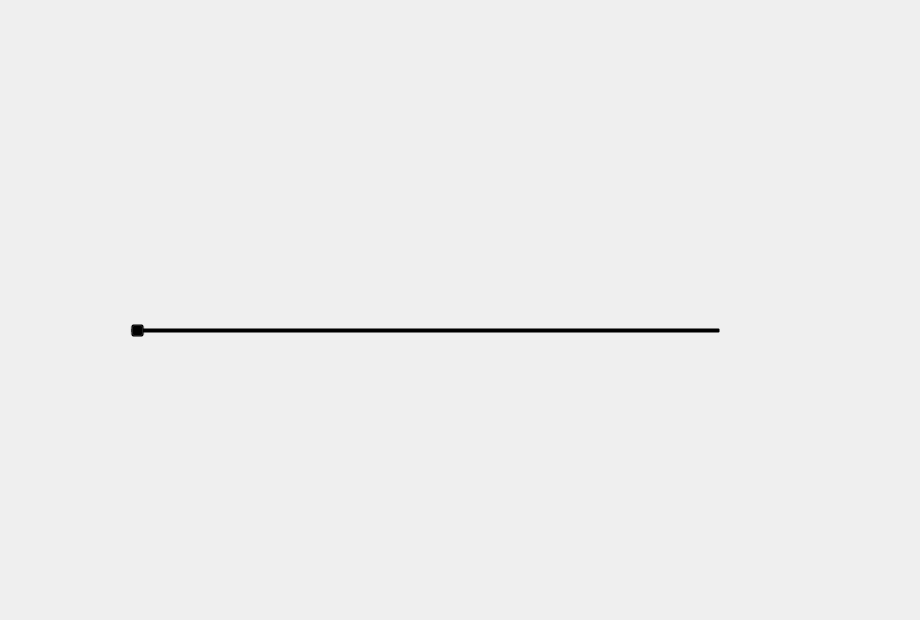
<?xml version="1.0" encoding="UTF-8"?>
<ui version="4.0">
 <class>MainWindow</class>
 <widget class="QMainWindow" name="MainWindow">
  <property name="geometry">
   <rect>
    <x>0</x>
    <y>0</y>
    <width>920</width>
    <height>620</height>
   </rect>
  </property>
  <property name="minimumSize">
   <size>
    <width>920</width>
    <height>620</height>
   </size>
  </property>
  <property name="maximumSize">
   <size>
    <width>920</width>
    <height>620</height>
   </size>
  </property>
  <property name="windowTitle">
   <string>SafeCracker</string>
  </property>
  <property name="styleSheet">
   <string notr="true">background:url(/Users/gamer/OneDrive/Desktop/Projects/safe-cracking/first.jpg)</string>
  </property>
  <widget class="QWidget" name="centralwidget">
   <widget class="QLabel" name="label">
    <property name="geometry">
     <rect>
      <x>150</x>
      <y>50</y>
      <width>570</width>
      <height>520</height>
     </rect>
    </property>
    <property name="styleSheet">
     <string notr="true">background: transparent;
image: url(:/newPrefix/dial-frame.png);</string>
    </property>
    <property name="text">
     <string/>
    </property>
   </widget>
   <widget class="QLabel" name="label_2">
    <property name="geometry">
     <rect>
      <x>146</x>
      <y>49</y>
      <width>581</width>
      <height>521</height>
     </rect>
    </property>
    <property name="styleSheet">
     <string notr="true">background:transparent;
image: url(:/newPrefix/dial.png);</string>
    </property>
    <property name="text">
     <string/>
    </property>
   </widget>
   <widget class="QSlider" name="horizontalSlider">
    <property name="geometry">
     <rect>
      <x>130</x>
      <y>320</y>
      <width>591</width>
      <height>21</height>
     </rect>
    </property>
    <property name="styleSheet">
     <string notr="true">background:transparent;
</string>
    </property>
    <property name="orientation">
     <enum>Qt::Horizontal</enum>
    </property>
   </widget>
  </widget>
 </widget>
 <resources>
  <include location="src.qrc"/>
 </resources>
 <connections/>
</ui>
